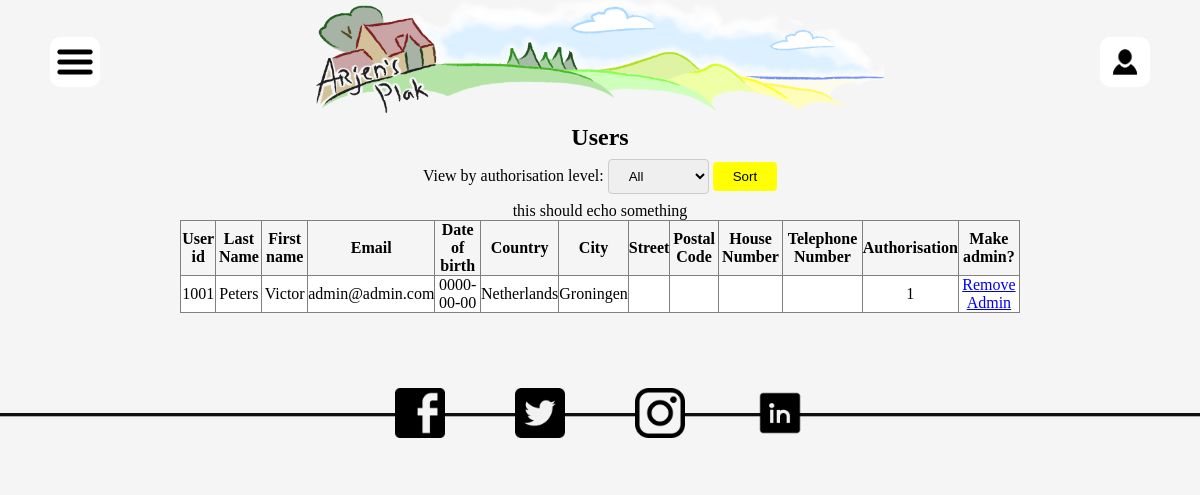
The app's page /view_users.php (signed in) with its own data.
### tables this page shows
CREATE TABLE IF NOT EXISTS `users`(
    `user_id`           INT UNIQUE NOT NULL AUTO_INCREMENT,
    `last_name`         VARCHAR(50) NOT NULL,
    `first_name`        VARCHAR(50) NOT NULL,
    `date_of_birth`     DATE NOT NULL,
    `country`           VARCHAR(50) NOT NULL,
    `city`              VARCHAR(50),
    `street`            VARCHAR(50),
    `postal_code`       VARCHAR(15) NOT NULL,
    `house_number`      INT,
    `telephone_number`  VARCHAR(15) NOT NULL,
    `email`             VARCHAR(255) UNIQUE NOT NULL,
    `password`          VARCHAR(255) NOT NULL,
    `authorisation`     BOOLEAN NOT NULL DEFAULT '0',       

    INDEX (`email`, `password`,`authorisation`),
    CONSTRAINT PK_user_id PRIMARY KEY (user_id)

);

### public_html/view_users.php (the view, shortened to what this page needs)
<!doctype html>
<html lang="en">
<head>
    <link rel='stylesheet' href='css/styles.css' type="text/css">
</head>
<body>
    <?php include 'php/header.php';
    $submit = filter_input(INPUT_POST, 'submit');
    if (isset($submit)) {
        $mode = filter_input(INPUT_POST, 'auth_level', FILTER_SANITIZE_FULL_SPECIAL_CHARS);
    }
    else {
        $mode = 'all';
    }
    ?>
    <div class="reservation_box">
        <h2>Users</h2>
        <form method="POST">
            <label for="auth">View by authorisation level: </label>
            <select name="auth_level" id="auth">
                <option value="all">All</option>
            </select>
            <input type="submit" name="submit" value="Sort">
        </form>
        <?php
        $selected = filter_input(INPUT_GET, 'user');
        $config = parse_ini_file('../config.ini');
        $conn = new mysqli($config['db_host'], $config['db_user'], $config['db_pass']);
        $conn->select_db($config['db_name'])
            or die("Could not load database: " . $conn->errno);
        if ($mode == 'all') {
            $sql = "SELECT * FROM `users` ;";
        }
        if ($stmt = $conn->prepare($sql)) {
            $stmt->execute()
                or die("Could not run query: " . $conn->error);
            $stmt->bind_result($user['id'], $user['last_name'], $user['first_name'], $user['date_of_birth'], $user['country'], $user['city'], $user['street'], $user['postal_code'], $user['house_number'], $user['telephone_number'], $user['email'], $user['password'], $user['authorisation']);
            $stmt->store_result();
            if ($stmt->num_rows > 0) {
                if ($selected == $user['id']){
                    echo 'this should echo something';
                }
                echo "<table><tr>
                    <th>User id</th><th>Last Name</th><th>First name</th><th>Email</th><th>Date of birth</th><th>Country</th><th>City</th><th>Street</th><th>Postal Code</th><th>House Number</th><th>Telephone Number</th><th>Authorisation</th><th>Make admin?</th>
                </tr>";
                while ($stmt->fetch()) {
                    echo "<tr>
                        <td>" . $user['id'] . "</td> <td>" . $user['last_name'] . "</td> <td>" . $user['first_name'] . "</td> <td>" . $user['email'] . "</td> <td>" . $user['date_of_birth'] . "</td> <td>" . $user['country'] . "</td> <td>" . $user['city'] . "</td> <td>" . $user['street'] . "</td> <td>" . $user['postal_code'] . "</td> <td>" . $user['house_number'] . "</td> <td>" . $user['telephone_number'] . "</td> <td>" . $user['authorisation'] . "</td>" ;
                    if ($user['authorisation'] == 1) {
                        echo "<td><a href='make_admin.php?id=" . $user['id'] . "&mode=no'>Remove Admin</a></td>";
                    }
                    echo "</tr>";
                }
                echo "</table></div>";
            } else {
                echo "There are no users.";
            }
        } else {
            die("Could not prepare statement: " . $conn->error);
        }
        ?>
    <?php include 'php/footer.php' ?>
</body>
</html>

### public_html/css/styles.css (style rules this page uses)
* { margin: 0px; padding: 0px; }
body { background-color: #f5f5f5; display: flex; flex-direction: column; justify-content: center; }
input[type=text], input[type=email], input[type=password], select { padding: 8px 16px; margin: 8px 0; display: inline-block; border: 1px solid #ccc; border-radius: 4px; box-sizing: border-box; }
input[type=submit], input[type=reset] { background-color: yellow; color: black; padding: 7px 20px; margin: 8px 0; border: none; border-radius: 4px; cursor: pointer; }
.reservation_box { width: 70%; margin: 0 auto; display: flex; flex-wrap: wrap; flex-direction: column; justify-content: center; text-align: center; }
table { width: 100%; border-collapse: collapse; }
table, td, th { border: 1px solid gray; }
tr:nth-child(even) { background-color: white; }

### records on screen
users: user_id "1001", last_name "Peters", first_name "Victor", email "admin@admin.com", date_of_birth "0000-00-00", country "Netherlands", city "Groningen", authorisation "1"
